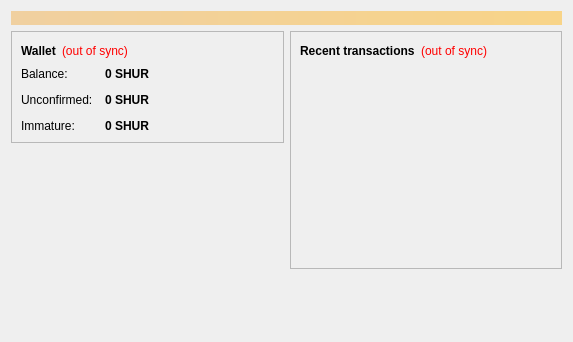
<?xml version="1.0" encoding="UTF-8"?>
<ui version="4.0">
 <class>OverviewPage</class>
 <widget class="QWidget" name="OverviewPage">
  <property name="geometry">
   <rect>
    <x>0</x>
    <y>0</y>
    <width>573</width>
    <height>342</height>
   </rect>
  </property>
  <property name="windowTitle">
   <string>Form</string>
  </property>
  <layout class="QVBoxLayout" name="topLayout">
   <item>
    <widget class="QLabel" name="labelAlerts">
     <property name="visible">
      <bool>false</bool>
     </property>
     <property name="styleSheet">
      <string notr="true">background-color: qlineargradient(x1: 0, y1: 0, x2: 1, y2: 0, stop:0 #F0D0A0, stop:1 #F8D488); color:#000000;</string>
     </property>
     <property name="wordWrap">
      <bool>true</bool>
     </property>
     <property name="margin">
      <number>3</number>
     </property>
    </widget>
   </item>
   <item>
    <layout class="QHBoxLayout" name="horizontalLayout" stretch="1,1">
     <item>
      <layout class="QVBoxLayout" name="verticalLayout_2">
       <item>
        <widget class="QFrame" name="frame">
         <property name="frameShape">
          <enum>QFrame::StyledPanel</enum>
         </property>
         <property name="frameShadow">
          <enum>QFrame::Raised</enum>
         </property>
         <layout class="QVBoxLayout" name="verticalLayout_4">
          <item>
           <layout class="QHBoxLayout" name="horizontalLayout_4">
            <item>
             <widget class="QLabel" name="label_5">
              <property name="font">
               <font>
                <weight>75</weight>
                <bold>true</bold>
               </font>
              </property>
              <property name="text">
               <string>Wallet</string>
              </property>
             </widget>
            </item>
            <item>
             <widget class="QLabel" name="labelWalletStatus">
              <property name="toolTip">
               <string>The displayed information may be out of date. Your wallet automatically synchronizes with the Shurcoin network after a connection is established, but this process has not completed yet.</string>
              </property>
              <property name="styleSheet">
               <string notr="true">QLabel { color: red; }</string>
              </property>
              <property name="text">
               <string notr="true">(out of sync)</string>
              </property>
              <property name="alignment">
               <set>Qt::AlignLeading|Qt::AlignLeft|Qt::AlignVCenter</set>
              </property>
             </widget>
            </item>
            <item>
             <spacer name="horizontalSpacer_2">
              <property name="orientation">
               <enum>Qt::Horizontal</enum>
              </property>
              <property name="sizeHint" stdset="0">
               <size>
                <width>40</width>
                <height>20</height>
               </size>
              </property>
             </spacer>
            </item>
           </layout>
          </item>
          <item>
           <layout class="QFormLayout" name="formLayout_2">
            <property name="fieldGrowthPolicy">
             <enum>QFormLayout::AllNonFixedFieldsGrow</enum>
            </property>
            <property name="horizontalSpacing">
             <number>12</number>
            </property>
            <property name="verticalSpacing">
             <number>12</number>
            </property>
            <item row="0" column="0">
             <widget class="QLabel" name="label">
              <property name="text">
               <string>Balance:</string>
              </property>
             </widget>
            </item>
            <item row="0" column="1">
             <widget class="QLabel" name="labelBalance">
              <property name="font">
               <font>
                <weight>75</weight>
                <bold>true</bold>
               </font>
              </property>
              <property name="cursor">
               <cursorShape>IBeamCursor</cursorShape>
              </property>
              <property name="toolTip">
               <string>Your current balance</string>
              </property>
              <property name="text">
               <string notr="true">0 SHUR</string>
              </property>
              <property name="textInteractionFlags">
               <set>Qt::LinksAccessibleByMouse|Qt::TextSelectableByKeyboard|Qt::TextSelectableByMouse</set>
              </property>
             </widget>
            </item>
            <item row="1" column="0">
             <widget class="QLabel" name="label_3">
              <property name="text">
               <string>Unconfirmed:</string>
              </property>
             </widget>
            </item>
            <item row="1" column="1">
             <widget class="QLabel" name="labelUnconfirmed">
              <property name="font">
               <font>
                <weight>75</weight>
                <bold>true</bold>
               </font>
              </property>
              <property name="cursor">
               <cursorShape>IBeamCursor</cursorShape>
              </property>
              <property name="toolTip">
               <string>Total of transactions that have yet to be confirmed, and do not yet count toward the current balance</string>
              </property>
              <property name="text">
               <string notr="true">0 SHUR</string>
              </property>
              <property name="textInteractionFlags">
               <set>Qt::LinksAccessibleByMouse|Qt::TextSelectableByKeyboard|Qt::TextSelectableByMouse</set>
              </property>
             </widget>
            </item>
            <item row="2" column="0">
             <widget class="QLabel" name="labelImmatureText">
              <property name="text">
               <string>Immature:</string>
              </property>
             </widget>
            </item>
            <item row="2" column="1">
             <widget class="QLabel" name="labelImmature">
              <property name="font">
               <font>
                <weight>75</weight>
                <bold>true</bold>
               </font>
              </property>
              <property name="toolTip">
               <string>Mined balance that has not yet matured</string>
              </property>
              <property name="text">
               <string notr="true">0 SHUR</string>
              </property>
              <property name="textInteractionFlags">
               <set>Qt::LinksAccessibleByMouse|Qt::TextSelectableByKeyboard|Qt::TextSelectableByMouse</set>
              </property>
             </widget>
            </item>
           </layout>
          </item>
         </layout>
        </widget>
       </item>
       <item>
        <spacer name="verticalSpacer">
         <property name="orientation">
          <enum>Qt::Vertical</enum>
         </property>
         <property name="sizeHint" stdset="0">
          <size>
           <width>20</width>
           <height>40</height>
          </size>
         </property>
        </spacer>
       </item>
      </layout>
     </item>
     <item>
      <layout class="QVBoxLayout" name="verticalLayout_3">
       <item>
        <widget class="QFrame" name="frame_2">
         <property name="frameShape">
          <enum>QFrame::StyledPanel</enum>
         </property>
         <property name="frameShadow">
          <enum>QFrame::Raised</enum>
         </property>
         <layout class="QVBoxLayout" name="verticalLayout">
          <item>
           <layout class="QHBoxLayout" name="horizontalLayout_2">
            <item>
             <widget class="QLabel" name="label_4">
              <property name="text">
               <string>&lt;b&gt;Recent transactions&lt;/b&gt;</string>
              </property>
             </widget>
            </item>
            <item>
             <widget class="QLabel" name="labelTransactionsStatus">
              <property name="toolTip">
               <string>The displayed information may be out of date. Your wallet automatically synchronizes with the Shurcoin network after a connection is established, but this process has not completed yet.</string>
              </property>
              <property name="styleSheet">
               <string notr="true">QLabel { color: red; }</string>
              </property>
              <property name="text">
               <string notr="true">(out of sync)</string>
              </property>
              <property name="alignment">
               <set>Qt::AlignRight|Qt::AlignTrailing|Qt::AlignVCenter</set>
              </property>
             </widget>
            </item>
            <item>
             <spacer name="horizontalSpacer">
              <property name="orientation">
               <enum>Qt::Horizontal</enum>
              </property>
              <property name="sizeHint" stdset="0">
               <size>
                <width>40</width>
                <height>20</height>
               </size>
              </property>
             </spacer>
            </item>
           </layout>
          </item>
          <item>
           <widget class="QListView" name="listTransactions">
            <property name="styleSheet">
             <string notr="true">QListView { background: transparent; }</string>
            </property>
            <property name="frameShape">
             <enum>QFrame::NoFrame</enum>
            </property>
            <property name="verticalScrollBarPolicy">
             <enum>Qt::ScrollBarAlwaysOff</enum>
            </property>
            <property name="horizontalScrollBarPolicy">
             <enum>Qt::ScrollBarAlwaysOff</enum>
            </property>
            <property name="selectionMode">
             <enum>QAbstractItemView::NoSelection</enum>
            </property>
           </widget>
          </item>
         </layout>
        </widget>
       </item>
       <item>
        <spacer name="verticalSpacer_2">
         <property name="orientation">
          <enum>Qt::Vertical</enum>
         </property>
         <property name="sizeHint" stdset="0">
          <size>
           <width>20</width>
           <height>40</height>
          </size>
         </property>
        </spacer>
       </item>
      </layout>
     </item>
    </layout>
   </item>
  </layout>
 </widget>
 <resources/>
 <connections/>
</ui>
